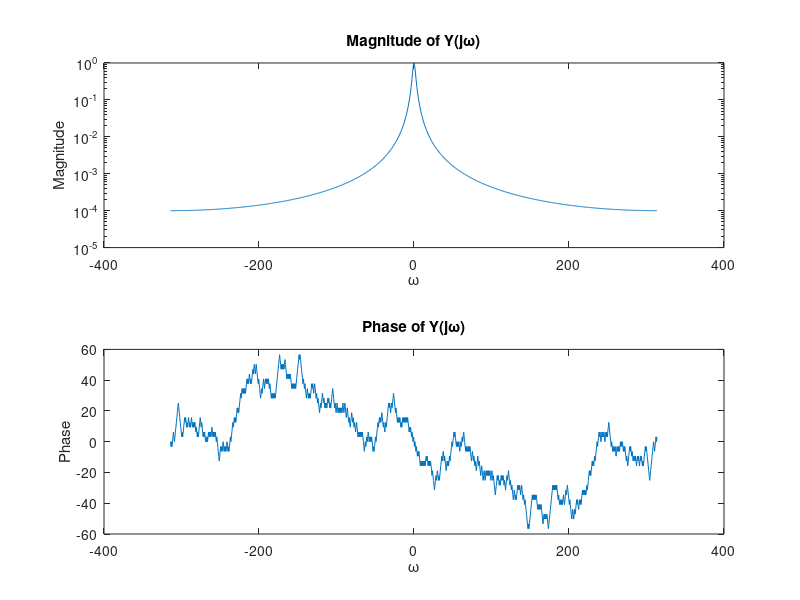

Reproduce this figure in MATLAB.
tau = 0.01;
T = 10;
N = T / tau;
t = [0:tau:T - 0.01];
x = exp(-2 .* abs(t));
y = exp(-2 .* abs(t - 5));
Y = fftshift(tau * fft(y));
w = -(pi / tau) + (0:N - 1) * (2 * pi / (N * tau));

subplot(2, 1, 1)
semilogy(w,abs(Y))
xlabel('\omega')
ylabel('Magnitude')
title('Magnitude of Y(j\omega)')
subplot(2, 1, 2)
plot(w,unwrap(angle(Y)))
xlabel('\omega')
ylabel('Phase')
title('Phase of Y(j\omega)')
